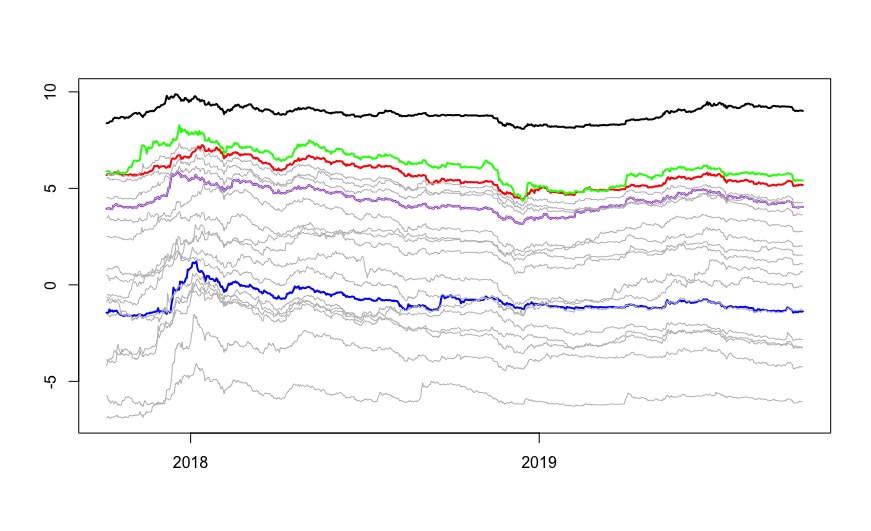

Here is the R script that generated this plot:
rm(list = ls())

setwd("~/Dropbox/Cointegration Test/Code")

logprice = as.matrix(read.csv("logprice.csv")[,-c(1,2)])
date = as.Date(read.csv("logprice.csv")[,2])

plot(logprice[,1]~date,type="l",ylim=c(-7,10),xlab="",ylab="",lwd=2)
lines(logprice[,2]~date,col="red",lwd=2)
lines(logprice[,3]~date,col="blue",lwd=2)
lines(logprice[,4]~date,col="green",lwd=2)
lines(logprice[,5]~date,col="purple",lwd=2)
for(i in 5:20){lines(logprice[,i]~date,col="grey")}
